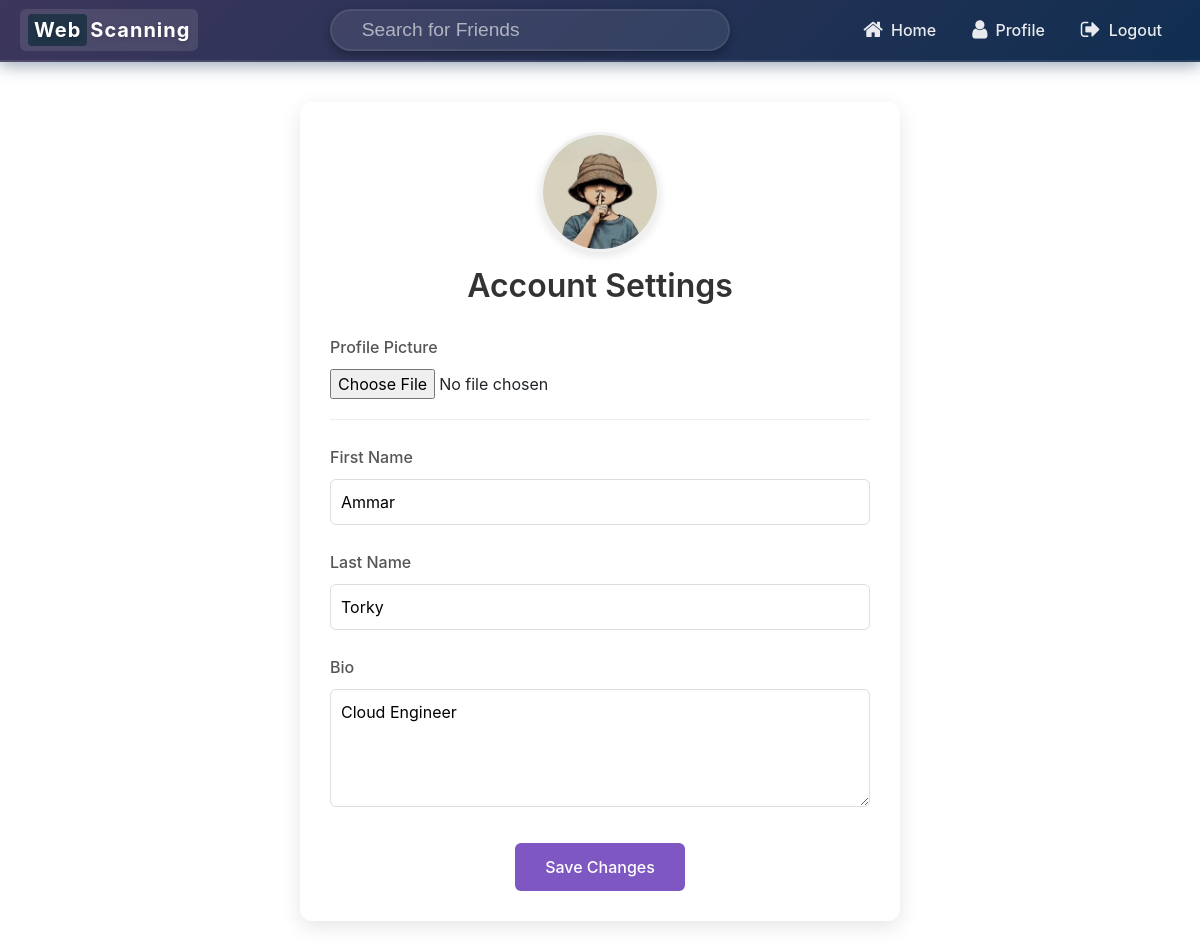
/settings/ (signed in), run on the app's committed database.
### core/models.py (models this page shows, shortened)
class User(AbstractUser):
    profile_pic = models.ImageField(default='profile_pics/default.jpg',upload_to='profile_pics')
    bio = models.TextField(null = True ,max_length=500,blank=True,default='')

### core/views.py (the view)
# urls.py: path('settings/',AcoountSettingView.as_view(), name='accountsettings'),
@method_decorator(login_required(login_url='login_page'), name='dispatch')
class AcoountSettingView(UpdateView):
    model = User
    fields = ['first_name', 'last_name', 'profile_pic','bio' ]
    template_name = 'AccountSetting.html'
    success_url = '/profile'
    def get_object(self, queryset = None):
        return self.request.user

### Templates/AccountSetting.html (shortened to what this page needs)
{% extends 'base.html' %}
{% load crispy_forms_tags %}
{% block navbar %}
{% include 'navbar.html' %}
{% endblock navbar %}
{% block content %}
<div style="max-width: 600px; margin: 40px auto; padding: 30px; background-color: #ffffff; border-radius: 12px; box-shadow: 0 6px 20px rgba(0,0,0,0.1);">
    <div style="text-align: center; margin-bottom: 30px;">
        <div style="width: 120px; height: 120px; margin: 0 auto 15px; border-radius: 50%; overflow: hidden; box-shadow: 0 4px 10px rgba(0,0,0,0.1); border: 3px solid #f0f0f0;">
            <img id="profile-preview" src="{{ user.profile_pic.url }}" style="width: 100%; height: 100%; object-fit: cover;">
        </div>
        <h2 style="margin: 15px 0 5px; font-weight: 600; color: #333;">Account Settings</h2>
    </div>
    <form method="POST" action="" enctype="multipart/form-data">
        <div style="margin-bottom: 25px; padding-bottom: 20px; border-bottom: 1px solid #eee;">
            <label for="id_profile_pic" style="display: block; margin-bottom: 10px; font-weight: 500; color: #555;">Profile Picture</label>
            <input type="file" name="profile_pic" id="id_profile_pic" style="width: 100%;" accept="image/*" onchange="previewImage(this);">
        </div>
        <div style="margin-bottom: 25px;">
            <label for="id_first_name" style="display: block; margin-bottom: 10px; font-weight: 500; color: #555;">First Name</label>
            <input type="text" name="first_name" value="{{ user.first_name }}" id="id_first_name" style="width: 100%; padding: 10px; border: 1px solid #ddd; border-radius: 6px;">
        </div>
        <div style="margin-bottom: 25px;">
            <label for="id_last_name" style="display: block; margin-bottom: 10px; font-weight: 500; color: #555;">Last Name</label>
            <input type="text" name="last_name" value="{{ user.last_name }}" id="id_last_name" style="width: 100%; padding: 10px; border: 1px solid #ddd; border-radius: 6px;">
        </div>
        <div style="margin-bottom: 30px;">
            <label for="id_bio" style="display: block; margin-bottom: 10px; font-weight: 500; color: #555;">Bio</label>
            <textarea name="bio" id="id_bio" rows="4" maxlength="500" style="width: 100%; padding: 10px; border: 1px solid #ddd; border-radius: 6px;">{{ user.bio }}</textarea>
        </div>
        <div style="text-align: center;">
            <button type="submit" style="background-color: #7E57C2; color: white; border: none; padding: 12px 30px; border-radius: 6px; font-weight: 500; cursor: pointer;">
                Save Changes
            </button>
        </div>
    </form>
</div>
{% endblock content %}

### data on the page
User: profile_pic (picture), first_name "Ammar", last_name "Torky", bio "Cloud Engineer"
